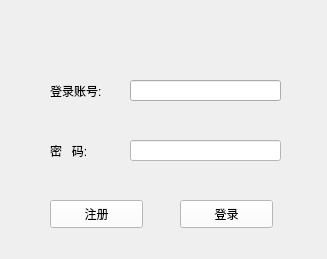
<?xml version="1.0" encoding="UTF-8"?>
<ui version="4.0">
 <class>Login</class>
 <widget class="QWidget" name="Login">
  <property name="geometry">
   <rect>
    <x>0</x>
    <y>0</y>
    <width>327</width>
    <height>259</height>
   </rect>
  </property>
  <property name="windowTitle">
   <string>Form</string>
  </property>
  <property name="styleSheet">
   <string notr="true"/>
  </property>
  <widget class="QWidget" name="widget" native="true">
   <property name="geometry">
    <rect>
     <x>0</x>
     <y>-10</y>
     <width>331</width>
     <height>281</height>
    </rect>
   </property>
   <property name="styleSheet">
    <string notr="true">background:url(:/new/prefix1/picture1.png)
</string>
   </property>
   <widget class="QLabel" name="label">
    <property name="geometry">
     <rect>
      <x>50</x>
      <y>90</y>
      <width>72</width>
      <height>21</height>
     </rect>
    </property>
    <property name="text">
     <string>登录账号:</string>
    </property>
   </widget>
   <widget class="QLineEdit" name="lineEdit">
    <property name="geometry">
     <rect>
      <x>130</x>
      <y>90</y>
      <width>151</width>
      <height>21</height>
     </rect>
    </property>
    <property name="styleSheet">
     <string notr="true">backgroud:rgb(255, 255, 255)</string>
    </property>
   </widget>
   <widget class="QPushButton" name="pushButton_2">
    <property name="geometry">
     <rect>
      <x>50</x>
      <y>210</y>
      <width>93</width>
      <height>28</height>
     </rect>
    </property>
    <property name="styleSheet">
     <string notr="true">background:rgb(255, 255, 255)</string>
    </property>
    <property name="text">
     <string>注册</string>
    </property>
   </widget>
   <widget class="QPushButton" name="pushButton">
    <property name="geometry">
     <rect>
      <x>180</x>
      <y>210</y>
      <width>93</width>
      <height>28</height>
     </rect>
    </property>
    <property name="styleSheet">
     <string notr="true">background:rgb(255, 255, 255)</string>
    </property>
    <property name="text">
     <string>登录</string>
    </property>
   </widget>
   <widget class="QLabel" name="label_2">
    <property name="geometry">
     <rect>
      <x>50</x>
      <y>150</y>
      <width>72</width>
      <height>21</height>
     </rect>
    </property>
    <property name="text">
     <string>密   码:</string>
    </property>
   </widget>
   <widget class="QLineEdit" name="lineEdit_2">
    <property name="geometry">
     <rect>
      <x>130</x>
      <y>150</y>
      <width>151</width>
      <height>21</height>
     </rect>
    </property>
    <property name="styleSheet">
     <string notr="true">background:rgb(255, 255, 255)</string>
    </property>
   </widget>
  </widget>
 </widget>
 <resources/>
 <connections/>
</ui>
